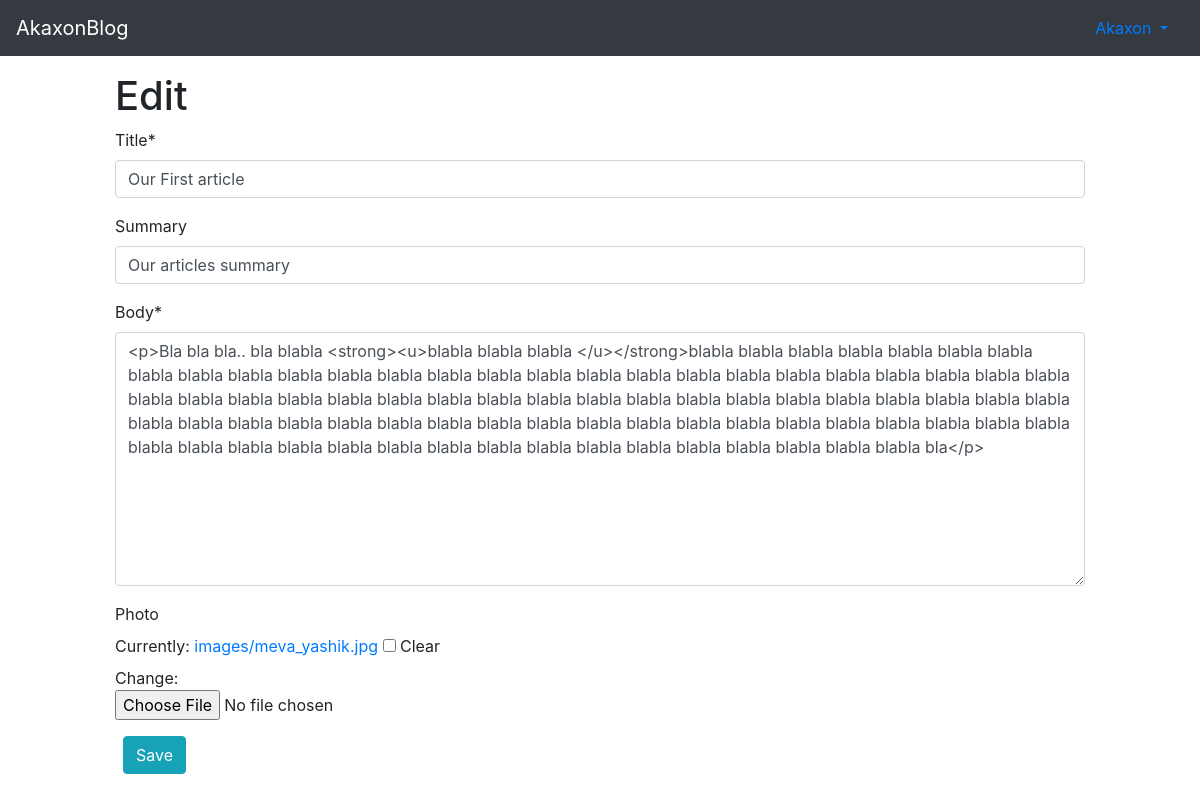
Page /articles/1/edit/ (signed in) on the committed database.
### accounts/models.py (models this page shows)
class CustomUser(AbstractUser):
    age = models.PositiveIntegerField(null=True, blank=True)

### articles/models.py (models this page shows, shortened)
class Article(models.Model):
    title = models.CharField(max_length=150)
    summary = models.CharField(max_length=200, blank=True)
    body = RichTextField()
    photo = models.ImageField(upload_to='images/', blank=True)
    date = models.DateTimeField(auto_now_add=True)
    author = models.ForeignKey(
        get_user_model(),
        on_delete=models.CASCADE,
    )

### articles/views.py (the view)
# urls.py: path('<int:pk>/edit/', ArticleUpdateView.as_view(), name="article_edit"),
class ArticleUpdateView(LoginRequiredMixin, UserPassesTestMixin, UpdateView):
    model = Article
    fields = ('title', 'summary', 'body', 'photo')
    template_name = 'article_edit.html'
    def test_func(self):
        obj = self.get_object()
        return obj.author == self.request.user

### templates/article_edit.html (shortened to what this page needs)
{% extends 'base.html' %}
{% load crispy_forms_tags %}
{% block content%}
<div class="row justify-content-center pt-3">
  <div class="col-10">
    <h1>Edit</h1>
    <form method="POST" enctype="multipart/form-data">
      {{form|crispy}}
      <button type="submit" class="btn btn-info ml-2">Save</button>
    </form>
  </div>
</div>
{% endblock content %}

### templates/base.html (shortened to what this page needs)
{% load static %}
<!DOCTYPE html>
<html lang="en">
<head>
<link rel="stylesheet" href="https://cdn.jsdelivr.net/npm/bootstrap@4.6.0/dist/css/bootstrap.min.css"
>
</head>
<body>
  <nav class="navbar navbar-expand-lg navbar-dark bg-dark">
    <a class="navbar-brand" href="{% url 'article_list' %}">AkaxonBlog</a>
    <div class="collapse navbar-collapse" id="navbarSupportedContent">
      <div class="dropdown">
        {% if user.is_authenticated %}
        <a class="nav-link dropdown-toggle" href="#" id="navbarDropdownMenuLink" role="button" data-toggle="dropdown"
          aria-haspopup="true" aria-expanded="false">
          {{user.username | title}}
        </a>
        {% else %}
        <form class="form-inline ml-auto">
          <a href="{% url 'login' %}" class="btn btn-outline-success">Login</a>
          <a href="{% url 'signup' %}" class="btn btn-outline-primary">SignUp</a>
        </form>
        {% endif %}
      </div>
    </div>
  </nav>
  <main>
    <div class="container-fluid">
    {% block content%}
    {% endblock content %}
    </div>
  </main>
</body>
</html>

### rows in the picture
CustomUser: username "Akaxon"
Article: title "Our First article", summary "Our articles summary", body "<p>Bla bla bla.. bla blabla <strong><u>blabla blabla blabla </u></strong>blabla blabla blabla blabla blabla blabla blabla blabla blabla blabla blabla blabla blabla blabla blabla blabla blabla blabla blabla blabla blabla blabla blabla blabla blabla blabla blabla blabla blabla blabla blabla blabla blabla blabla blabla blabla blabla blabla blabla blabla blabla blabla blabla blabla blabla blabla blabla blabla blabla blabla blabla blabla blabla blabla blabla blabla blabla blabla blabla blabla blabla blabla blabla blabla blabla blabla blabla blabla blabla blabla blabla blabla blabla blabla blabla blabla blabla blabla blabla blabla bla</p>"
